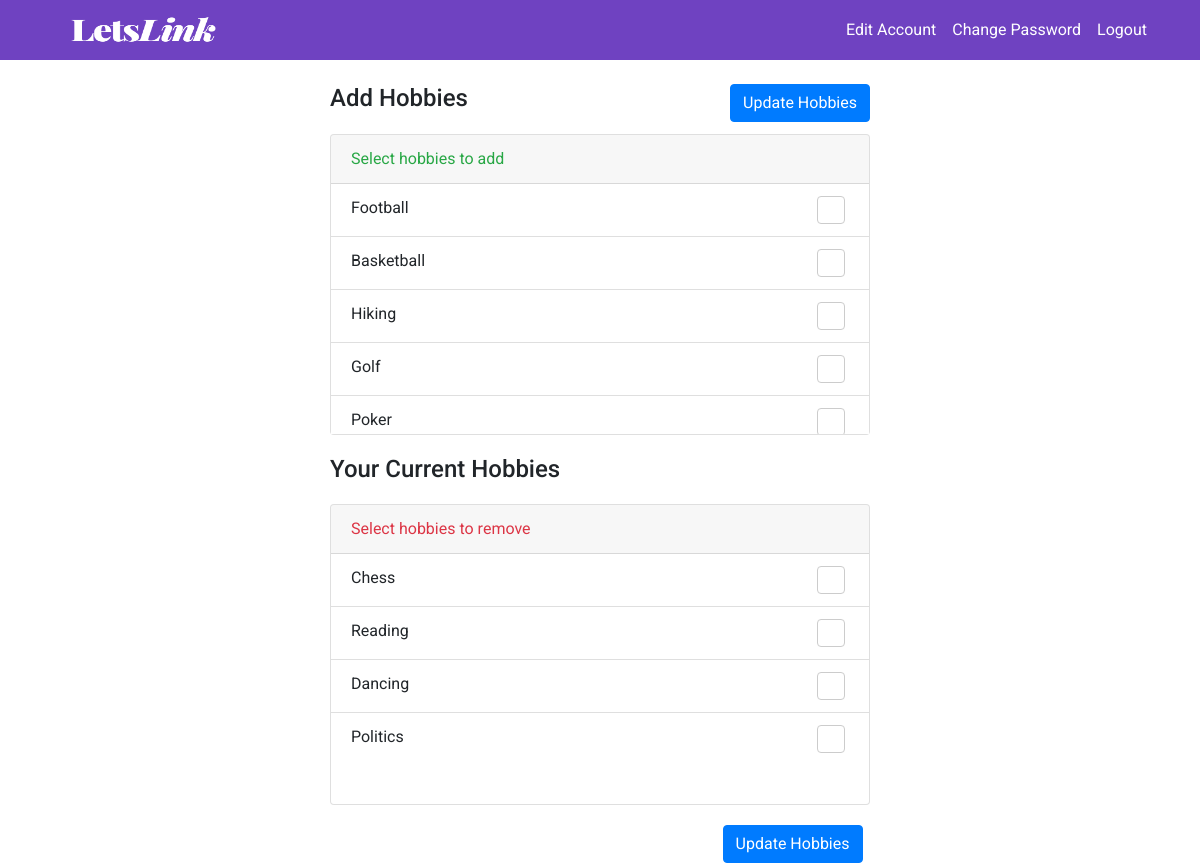
/mainApp/addHobbies/ (signed in), run on the app's committed database.
### mainApp/models.py (models this page shows, shortened)
class Hobby(models.Model):
    hobbyName = models.CharField(max_length=100)
    users = models.ManyToManyField(UserProfile)

### mainApp/views.py (the view)
    def check_loggedin(request):
        if 'username' in request.session:
            username = request.session['username']
            user = UserProfile.objects.get(username=username)
            return view(request, user)
        else:
            return render(request,'mainApp/loginError.html')

### mainApp/views.py (called while the page is built)
def loggedin(view):
    def check_loggedin(request):
        if 'username' in request.session:
            username = request.session['username']
            user = UserProfile.objects.get(username=username)
            return view(request, user)
        else:
            return render(request,'mainApp/loginError.html')
    return check_loggedin

@loggedin
def addHobbiesOpen(request, user):
    hobbyList = []
    currentHobbies = []
    current = Hobby.objects.filter(users=user)
    for hobby in current:
        currentHobbies.append(hobby.hobbyName)
    hobbyObj = Hobby.objects.all().values_list('hobbyName', flat=True)
    for name in hobbyObj:
        if name not in currentHobbies:
            hobbyList.append(name)
    return render(request, 'mainApp/addHobbies.html', {'hobbyList': hobbyList, 'currentHobbyList': currentHobbies})

### mainApp/templates/mainApp/addHobbies.html (shortened to what this page needs)
{% extends "mainApp/base.html" %}
{% load static %}
{% block content %}
<link rel="stylesheet" type="text/css" href="{% static 'mainApp/addHobbies.css' %}">
<div class="main">
  <div class="container">
    <form class="addHobbies" action="{% url 'addHobbiesSubmit' %}" method="post">
      <br>
      {% if hobbyList %}
      <div class="row">
        <div class="col-md-6 offset-md-3">
          <div class="d-inline">
          <h4 class="d-inline-block float-left">Add Hobbies</h4>
            <button type="submit" class="btn btn-primary d-inline-block float-right">Update Hobbies</button>
            </div>
          <div class="card card-style1">
            <div class="card-header text-success ">Select hobbies to add</div>
            <div class="my-hobbies">
                  <ul class="list-group list-group-flush">
            {% for hobby in hobbyList %}
            <li class="list-group-item">
                {{hobby}}
                <label class="checkbox">
                  <span class="primary"></span>
                </label>
              </li>
                  {% endfor %}
            </ul>
            </div>
          </div>
        </div>
      </div>
      {% endif %}
      {% if currentHobbyList %}
      <div class="row">
        <div class="col-md-6 offset-md-3">
          <h4 class="current-hobbies">Your Current Hobbies</h4>
          <div class="card card-style2">
            <div class="card-header text-danger">Select hobbies to remove</div>
              <div class="my-hobbies">
                    <ul class="list-group list-group-flush">
            {% for hobby in currentHobbyList %}
              <li class="list-group-item">
                {{hobby}}
                <label class="checkbox">
                  <span class="danger"></span>
                </label>
              </li>
              {% endfor %}
            </ul>
            </div>
          </div>
        </div>
      </div>
      {% endif %}
      <div class="col-md-6 offset-md-3">
      <button type="submit" class="btn btn-primary float-right">Update Hobbies</button>
      </div>
    </form>
  </div>
</div>
{% endblock %}

### mainApp/static/mainApp/homePage.css (style rules this page uses)
body { font-family: 'Roboto', sans-serif !important; }

### mainApp/static/mainApp/addHobbies.css (style rules this page uses)
.checkbox { background-color:#fff;display:inline-block;height:28px;margin:0 .25em;width:28px;border-radius:4px;border:1px solid #ccc;float:right }
.checkbox span { display:block;height:28px;position:relative;width:28px;padding:0 }
.checkbox span:after { -moz-transform:scaleX(-1) rotate(135deg);-ms-transform:scaleX(-1) rotate(135deg);-webkit-transform:scaleX(-1) rotate(135deg);transform:scaleX(-1) rotate(135deg);-moz-transform-origin:left top;-ms-transform-origin:left top;-webkit-transform-origin:left top;transform-origin:left top;border-right:4px solid #fff;border-top:4px solid #fff;content:'';display:block;height:20px;left:3px;position:absolute;top:15px;width:10px }
.my-hobbies { height: 250px; overflow-y: auto; }
.card-style1 { margin:50px 0; }
.card-style2 { margin:20px 0; }
.current-hobbies { margin-top: -30px; }

### data on the page
Hobby: currentHobbyList "Chess"
Hobby: currentHobbyList "Reading"
Hobby: currentHobbyList "Dancing"
Hobby: currentHobbyList "Politics"

### other printed values
{{ hobby }} "Football" "Basketball" "Hiking" "Golf" "Poker"
